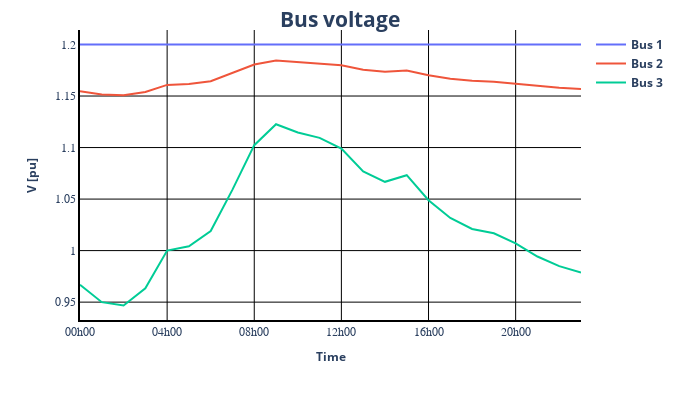

The code cell stored with this chart in its notebook:
### Markdown cell above
We can also scale our power profiles modifying `scaling` parameters:

### Code cell
net.load.loc[0, "scaling"] = 5
result_df = pp_sim.run_time_simulation(net=net)
pp_plot.plot_timeseries_result(data_df=result_df["res_bus.vm_pu"], ylabel="V [pu]",
                       plot_title="Bus voltage", filename= "voltage_result")
print()
pp_plot.plot_timeseries_result(data_df=result_df["res_line.p_from_mw"], ylabel="P [MW]",
                       plot_title="line power", filename= "line_result")

### Figure 1 — Plotly figure (JSON) as saved in the notebook; plotly's stock layout.template omitted (floating-point values rounded to 4 significant figures)
{"data": [{"hovertemplate": "<b>Bus 1<br>V [pu]: %{y:.2f}<br>Time: %{text}<b><extra></extra>", "mode": "lines", "name": "<b>Bus 1<b>", "text": ["00h00", "01h00", "02h00", "03h00", "04h00", "05h00", "06h00", "07h00", "08h00", "09h00", "10h00", "11h00", "12h00", "13h00", "14h00", "15h00", "16h00", "17h00", "18h00", "19h00", "20h00", "21h00", "22h00", "23h00"], "type": "scatter", "x": [0, 1, 2, 3, 4, 5, 6, 7, 8, 9, 10, 11, 12, 13, 14, 15, 16, 17, 18, 19, 20, 21, 22, 23], "y": [1.2, 1.2, 1.2, 1.2, 1.2, 1.2, 1.2, 1.2, 1.2, 1.2, 1.2, 1.2, 1.2, 1.2, 1.2, 1.2, 1.2, 1.2, 1.2, 1.2, 1.2, 1.2, 1.2, 1.2]}, {"hovertemplate": "<b>Bus 2<br>V [pu]: %{y:.2f}<br>Time: %{text}<b><extra></extra>", "mode": "lines", "name": "<b>Bus 2<b>", "text": ["00h00", "01h00", "02h00", "03h00", "04h00", "05h00", "06h00", "07h00", "08h00", "09h00", "10h00", "11h00", "12h00", "13h00", "14h00", "15h00", "16h00", "17h00", "18h00", "19h00", "20h00", "21h00", "22h00", "23h00"], "type": "scatter", "x": [0, 1, 2, 3, 4, 5, 6, 7, 8, 9, 10, 11, 12, 13, 14, 15, 16, 17, 18, 19, 20, 21, 22, 23], "y": [1.155, 1.151, 1.151, 1.154, 1.161, 1.162, 1.164, 1.172, 1.181, 1.184, 1.183, 1.182, 1.18, 1.176, 1.174, 1.175, 1.17, 1.167, 1.165, 1.164, 1.162, 1.16, 1.158, 1.157]}, {"hovertemplate": "<b>Bus 3<br>V [pu]: %{y:.2f}<br>Time: %{text}<b><extra></extra>", "mode": "lines", "name": "<b>Bus 3<b>", "text": ["00h00", "01h00", "02h00", "03h00", "04h00", "05h00", "06h00", "07h00", "08h00", "09h00", "10h00", "11h00", "12h00", "13h00", "14h00", "15h00", "16h00", "17h00", "18h00", "19h00", "20h00", "21h00", "22h00", "23h00"], "type": "scatter", "x": [0, 1, 2, 3, 4, 5, 6, 7, 8, 9, 10, 11, 12, 13, 14, 15, 16, 17, 18, 19, 20, 21, 22, 23], "y": [0.9669, 0.95, 0.9467, 0.9634, 1.0, 1.004, 1.019, 1.059, 1.102, 1.123, 1.115, 1.109, 1.099, 1.077, 1.067, 1.073, 1.049, 1.032, 1.021, 1.017, 1.007, 0.9943, 0.985, 0.9787]}], "layout": {"font": {"size": 15}, "height": 400, "legend": {"font": {"size": 12}}, "margin": {"t": 30}, "paper_bgcolor": "white", "plot_bgcolor": "white", "title": {"text": "<b>Bus voltage<b>", "x": 0.5, "xanchor": "center", "y": 0.97, "yanchor": "top"}, "width": 680, "xaxis": {"gridcolor": "black", "gridwidth": 1, "linecolor": "black", "linewidth": 2, "showgrid": true, "showline": true, "tickfont": {"family": "Arial Black", "size": 12}, "tickmode": "array", "ticktext": ["00h00", "04h00", "08h00", "12h00", "16h00", "20h00"], "tickvals": [0, 4, 8, 12, 16, 20], "title": {"font": {"size": 12}, "text": "<b>Time<b>"}, "zeroline": false}, "yaxis": {"gridcolor": "black", "gridwidth": 1, "linecolor": "black", "linewidth": 2, "showgrid": true, "showline": true, "tickfont": {"family": "Arial Black", "size": 12}, "title": {"font": {"size": 12}, "text": "<b>V [pu]<b>"}, "zeroline": false}}}
